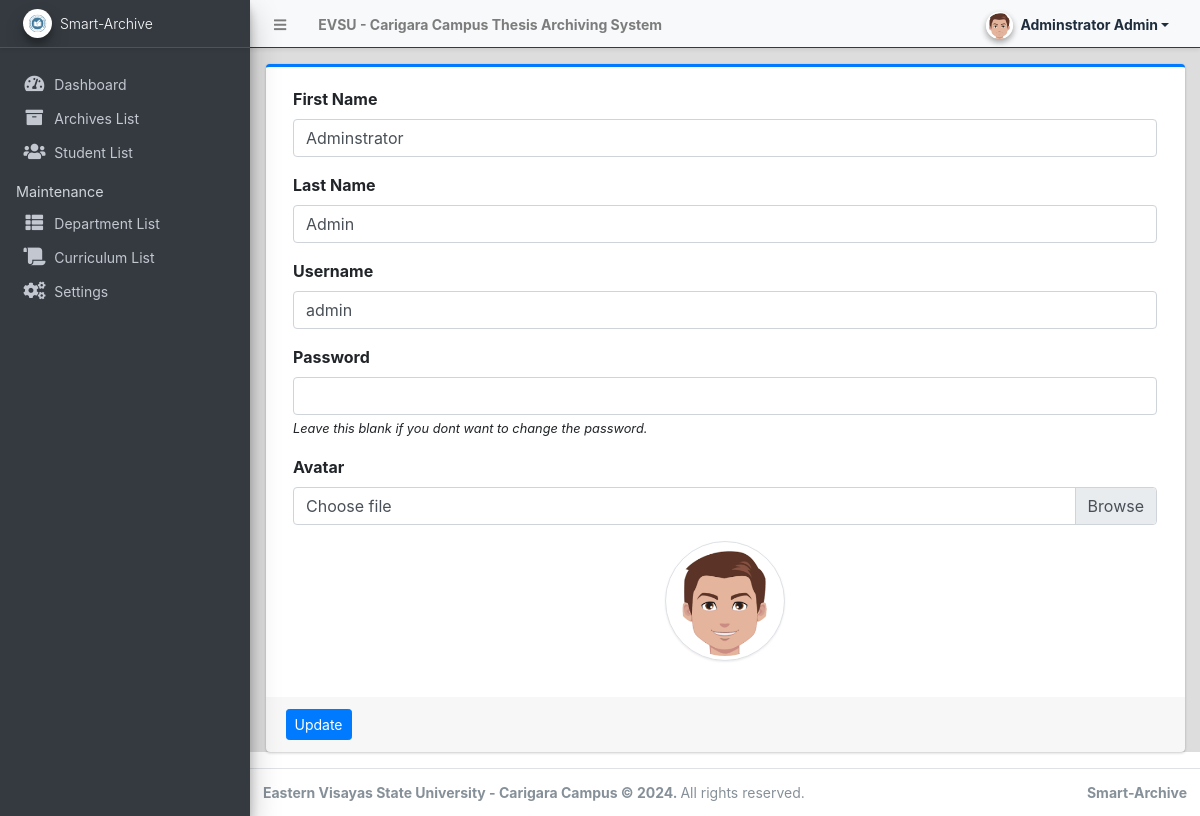
The app's page /admin/?page=user (signed in) with its own data.
### tables this page shows
CREATE TABLE `users` (
  `id` int(50) NOT NULL,
  `firstname` varchar(250) NOT NULL,
  `middlename` text DEFAULT NULL,
  `lastname` varchar(250) NOT NULL,
  `username` text NOT NULL,
  `password` text NOT NULL,
  `avatar` text DEFAULT NULL,
  `last_login` datetime DEFAULT NULL,
  `type` tinyint(1) NOT NULL DEFAULT 0,
  `status` int(1) NOT NULL DEFAULT 1 COMMENT '0=not verified, 1 = verified',
  `date_added` datetime NOT NULL DEFAULT current_timestamp(),
  `date_updated` datetime DEFAULT NULL ON UPDATE current_timestamp()
);

### classes/DBConnection.php (called while the page is built, shortened)
<?php
class DBConnection{
    private $host = DB_SERVER;
    private $username = DB_USERNAME;
    private $password = DB_PASSWORD;
    private $database = DB_NAME;
    public $conn;
    public function __construct(){
        if (!isset($this->conn)) {
            $this->conn = new mysqli($this->host, $this->username, $this->password, $this->database);
        }
    }
}
?>

### classes/SystemSettings.php (called while the page is built, shortened)
<?php
class SystemSettings extends DBConnection{
	function userdata($field = ''){
		if(!empty($field)){
			if(isset($_SESSION['userdata'][$field]))
				return $_SESSION['userdata'][$field];
			else
				return null;
		}else{
			return false;
		}
	}
}
$_settings = new SystemSettings();
?>

### config.php (called while the page is built, shortened)
<?php
require_once('classes/DBConnection.php');
require_once('classes/SystemSettings.php');
function validate_image($file){
	if(!empty($file)){
        $ex = explode('?',$file);
        $file = $ex[0];
        $param =  isset($ex[1]) ? '?'.$ex[1]  : '';
		if(is_file(base_app.$file)){
			return base_url.$file.$param;
		}else{
			return base_url.'dist/img/no-image-available.png';
		}
	}else{
		return base_url.'dist/img/no-image-available.png';
	}
}
?>

### admin/user/index.php (the view, shortened to what this page needs)
<?php
$user = $conn->query("SELECT * FROM users where id ='".$_settings->userdata('id')."'");
foreach($user->fetch_array() as $k =>$v){
	$meta[$k] = $v;
}
?>
<div class="card card-outline card-primary">
	<div class="card-body">
		<div class="container-fluid">
			<form action="" id="manage-user">
				<div class="form-group">
					<label for="name">First Name</label>
					<input type="text" name="firstname" id="firstname" class="form-control" value="<?php echo isset($meta['firstname']) ? $meta['firstname']: '' ?>" required>
				</div>
				<div class="form-group">
					<label for="name">Last Name</label>
					<input type="text" name="lastname" id="lastname" class="form-control" value="<?php echo isset($meta['lastname']) ? $meta['lastname']: '' ?>" required>
				</div>
				<div class="form-group">
					<label for="username">Username</label>
					<input type="text" name="username" id="username" class="form-control" value="<?php echo isset($meta['username']) ? $meta['username']: '' ?>" required  autocomplete="off">
				</div>
				<div class="form-group">
					<label for="password">Password</label>
					<input type="password" name="password" id="password" class="form-control" value="" autocomplete="off">
					<small><i>Leave this blank if you dont want to change the password.</i></small>
				</div>
				<div class="form-group">
					<label for="" class="control-label">Avatar</label>
					<div class="custom-file">
		              <label class="custom-file-label" for="customFile">Choose file</label>
		            </div>
				</div>
				<div class="form-group d-flex justify-content-center">
					<img src="<?php echo validate_image(isset($meta['avatar']) ? $meta['avatar'] :'') ?>" alt="" id="cimg" class="img-fluid img-thumbnail">
				</div>
			</form>
		</div>
	</div>
	<div class="card-footer">
			<div class="col-md-12">
				<div class="row">
					<button class="btn btn-sm btn-primary" form="manage-user">Update</button>
				</div>
			</div>
		</div>
</div>

### admin/user/index.php (style rules this page uses)
img#cimg { height: 15vh; width: 15vh; object-fit: cover; border-radius: 100% 100%; }

### records on screen
users: firstname "Adminstrator", lastname "Admin", username "admin", avatar (picture)

### other values on screen
$_settings->info('name') "EVSU - Carigara Campus Thesis Archiving System"
$_settings->userdata('firstname').' '.$_settings->userdata('lastname') "Adminstrator Admin"
$_settings->info('short_name') "Smart-Archive"
